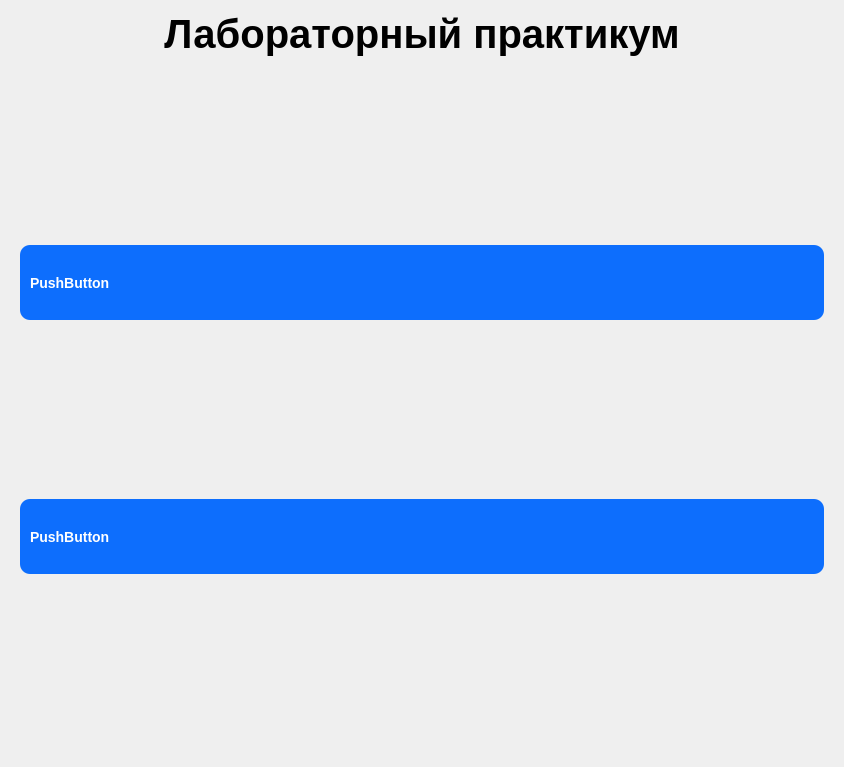
<?xml version="1.0" encoding="UTF-8"?>
<ui version="4.0">
 <class>Form</class>
 <widget class="QWidget" name="Form">
  <property name="geometry">
   <rect>
    <x>0</x>
    <y>0</y>
    <width>844</width>
    <height>767</height>
   </rect>
  </property>
  <property name="windowTitle">
   <string>Form</string>
  </property>
  <property name="styleSheet">
   <string notr="true">QPushButton{
	background-color: #0d6efd;
	color: #fff;
	width: 50px;
	height: 75px;
	font-size: 14px;
	font-weight: bold;
	text-align: left;
	border-top-left-radius: 10px;
	border-top-right-radius: 10px;
	border-bottom-left-radius: 10px;
	border-bottom-right-radius: 10px;
	padding-left:10px ;
}

QLabel{
	font-size: 40px;
	font-weight: bold;
	text-align: center;
}

QWidget{
	qlineargradient(spread:pad, x1:0.722, y1:0.255818, x2:0.1815, y2:0.858, stop:0 rgba(145, 234, 228, 255), stop:1 rgba(127, 127, 213, 255))
}</string>
  </property>
  <layout class="QGridLayout" name="gridLayout">
   <item row="1" column="0">
    <widget class="QStackedWidget" name="stackedWidget">
     <property name="currentIndex">
      <number>1</number>
     </property>
     <widget class="QWidget" name="page">
      <layout class="QGridLayout" name="gridLayout_2">
       <item row="0" column="0">
        <widget class="QScrollArea" name="scrollArea">
         <property name="widgetResizable">
          <bool>true</bool>
         </property>
         <widget class="QWidget" name="scrollAreaWidgetContents">
          <property name="geometry">
           <rect>
            <x>0</x>
            <y>0</y>
            <width>789</width>
            <height>1146</height>
           </rect>
          </property>
          <layout class="QGridLayout" name="gridLayout_3">
           <item row="1" column="0">
            <widget class="QPushButton" name="pushButton_5">
             <property name="text">
              <string>PushButton</string>
             </property>
            </widget>
           </item>
           <item row="13" column="0">
            <widget class="QPushButton" name="pushButton_2">
             <property name="text">
              <string>PushButton</string>
             </property>
            </widget>
           </item>
           <item row="8" column="0">
            <widget class="QPushButton" name="pushButton_12">
             <property name="text">
              <string>PushButton</string>
             </property>
            </widget>
           </item>
           <item row="9" column="0">
            <widget class="QPushButton" name="pushButton_9">
             <property name="text">
              <string>PushButton</string>
             </property>
            </widget>
           </item>
           <item row="5" column="0">
            <widget class="QPushButton" name="pushButton_11">
             <property name="text">
              <string>PushButton</string>
             </property>
            </widget>
           </item>
           <item row="3" column="0">
            <widget class="QPushButton" name="pushButton_3">
             <property name="text">
              <string>PushButton</string>
             </property>
            </widget>
           </item>
           <item row="10" column="0">
            <widget class="QPushButton" name="pushButton_8">
             <property name="text">
              <string>PushButton</string>
             </property>
            </widget>
           </item>
           <item row="0" column="0">
            <widget class="QPushButton" name="pushButton">
             <property name="text">
              <string>PushButton</string>
             </property>
            </widget>
           </item>
           <item row="14" column="0">
            <widget class="QPushButton" name="pushButton_4">
             <property name="text">
              <string>PushButton</string>
             </property>
            </widget>
           </item>
           <item row="11" column="0">
            <widget class="QPushButton" name="pushButton_7">
             <property name="text">
              <string>PushButton</string>
             </property>
            </widget>
           </item>
           <item row="4" column="0">
            <widget class="QPushButton" name="pushButton_10">
             <property name="text">
              <string>PushButton</string>
             </property>
            </widget>
           </item>
           <item row="12" column="0">
            <widget class="QPushButton" name="pushButton_6">
             <property name="text">
              <string>PushButton</string>
             </property>
            </widget>
           </item>
           <item row="6" column="0">
            <widget class="QPushButton" name="pushButton_13">
             <property name="text">
              <string>PushButton</string>
             </property>
            </widget>
           </item>
           <item row="7" column="0">
            <widget class="QPushButton" name="pushButton_14">
             <property name="styleSheet">
              <string notr="true"/>
             </property>
             <property name="text">
              <string>PushButton</string>
             </property>
            </widget>
           </item>
          </layout>
         </widget>
        </widget>
       </item>
      </layout>
     </widget>
     <widget class="QWidget" name="page_2">
      <layout class="QGridLayout" name="gridLayout_4">
       <item row="0" column="0">
        <widget class="QPushButton" name="pushButton_15">
         <property name="text">
          <string>PushButton</string>
         </property>
        </widget>
       </item>
       <item row="1" column="0">
        <widget class="QPushButton" name="pushButton_16">
         <property name="text">
          <string>PushButton</string>
         </property>
        </widget>
       </item>
      </layout>
     </widget>
    </widget>
   </item>
   <item row="0" column="0">
    <widget class="QLabel" name="label">
     <property name="text">
      <string>Лабораторный практикум</string>
     </property>
     <property name="alignment">
      <set>Qt::AlignCenter</set>
     </property>
    </widget>
   </item>
  </layout>
 </widget>
 <resources/>
 <connections/>
</ui>
